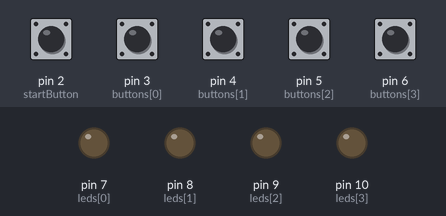
Bench run of a sketch on a simulated Arduino Uno, built with avr-gcc and run on an emulated ATmega328P. On the bench: output pins drawn as LEDs (lit = HIGH). Dashed ring = blinking. The test bench sets the inputs (shaded band); at power-on: pin 2 (startButton), pin 3 (buttons[0]), pin 4 (buttons[1]), pin 5 (buttons[2]), pin 6 (buttons[3]) HIGH. Random numbers use the default seed unless the sketch sets one.

Above: at 1.2 s.
1.3 s: pin 2 (startButton) pulled LOW for 0.15 s
At 1.9 s:
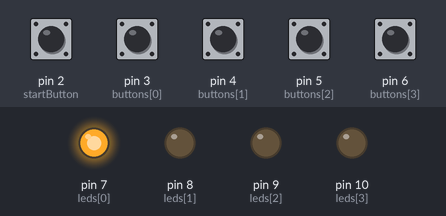
3.5 s: pin 3 (buttons[0]) pulled LOW for 0.15 s
At 5.6 s:
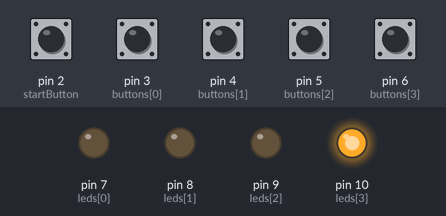
6.6 s: pin 4 (buttons[1]) pulled LOW for 0.15 s
At 7.05 s:
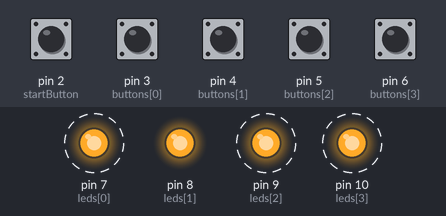
9.7 s: pin 2 (startButton) pulled LOW for 1 s
At 10.3 s:
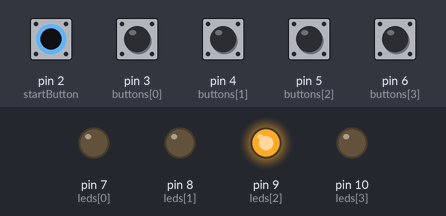
12.2 s: pin 3 (buttons[0]) pulled LOW for 1 s
At 13.45 s:
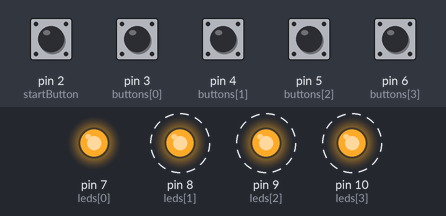
Timing chart, 0 to 16.3 s (numbered marks = the images above; inputs shaded):
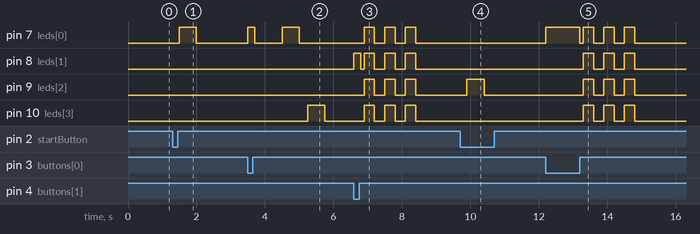

The sketch:

sketch_apr24a_copy_20261005170823.ino
```cpp
const int startButton = 2;

const int buttons[4] = {3, 4, 5, 6};
const int leds[4]    = {7, 8, 9, 10};

const int MAX_LEVEL = 50;
int sequence[MAX_LEVEL];

int level = 1;

void setup() {

  pinMode(startButton, INPUT_PULLUP);

  for (int i = 0; i < 4; i++) {
    pinMode(buttons[i], INPUT_PULLUP);
    pinMode(leds[i], OUTPUT);
  }

  randomSeed(analogRead(A0));
}

void loop() {

  // انتظر كبسة START
  if (digitalRead(startButton) == LOW) {

    delay(200);

    level = 1;

    // أول رقم عشوائي
    sequence[0] = random(0, 4);

    while (true) {

      // عرض التسلسل
      for (int i = 0; i < level; i++) {

        digitalWrite(leds[sequence[i]], HIGH);
        delay(500);

        digitalWrite(leds[sequence[i]], LOW);
        delay(250);
      }

      // اللاعب يعيد التسلسل
      for (int i = 0; i < level; i++) {

        int pressed = waitForButton();

        // إذا ضغط الزر الغلط
        if (pressed != sequence[i]) {

          gameOver();
          return;
        }
      }

      // صح → زيد مرحلة
      if (level < MAX_LEVEL) {

        sequence[level] = random(0, 4);
        level++;

        delay(700);
      }
    }
  }
}


// انتظر اللاعب يضغط زر
int waitForButton() {

  while (true) {

    for (int i = 0; i < 4; i++) {

      if (digitalRead(buttons[i]) == LOW) {

        // ضوي LED تبع الزر
        digitalWrite(leds[i], HIGH);

        delay(200);

        // انتظر يرفع إصبعه
        while (digitalRead(buttons[i]) == LOW);

        digitalWrite(leds[i], LOW);

        delay(100);

        return i;
      }
    }
  }
}


// عند الخسارة
void gameOver() {

  // كل الأضواء تومض 3 مرات
  for (int x = 0; x < 3; x++) {

    for (int i = 0; i < 4; i++)
      digitalWrite(leds[i], HIGH);

    delay(300);

    for (int i = 0; i < 4; i++)
      digitalWrite(leds[i], LOW);

    delay(300);
  }

  // بعدها لازم تكبس START من جديد
}
```

Measured:
- after the input at 1.3 s, pin 7 (leds[0]): LOW → HIGH after 0.20 s, → LOW 0.50 s later
- after the input at 3.5 s, pin 7 (leds[0]): LOW → HIGH at once, → LOW 0.20 s later, → HIGH 0.80 s later, → LOW 0.50 s later; pin 10 (leds[3]): LOW → HIGH after 1.8 s, → LOW 0.50 s later
- after the input at 6.6 s, pin 7 (leds[0]), pin 9 (leds[2]), pin 10 (leds[3]): alternates HIGH for 0.30 s and LOW for 0.30 s, 6 changes in all, then stays LOW, starting after 0.30 s; pin 8 (leds[1]): LOW → HIGH at once, → LOW 0.20 s later, → HIGH 0.10 s later, → LOW 0.30 s later, … (8 changes in this stretch)
- after the input at 9.7 s, pin 9 (leds[2]): LOW → HIGH after 0.20 s, → LOW 0.50 s later
- after the input at 12.2 s, pin 7 (leds[0]): LOW → HIGH at once, → LOW 1.0 s later, → HIGH 0.10 s later, → LOW 0.30 s later, … (8 changes in this stretch); pin 8 (leds[1]), pin 9 (leds[2]), pin 10 (leds[3]): alternates HIGH for 0.30 s and LOW for 0.30 s, 6 changes in all, then stays LOW, starting after 1.1 s
